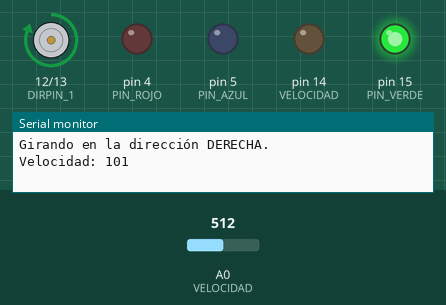
The sketch below on a simulated Arduino Uno, built with avr-gcc and run on an emulated ATmega328P. Parts: motor-driver pin pairs drawn as motors (green arrow = first pin HIGH = forward, orange = second pin HIGH = backward, longer = more drive), output pins drawn as LEDs (lit = HIGH), the last lines printed to the serial monitor. Inputs (shaded band) come from the test bench; at power-on: A0 (VELOCIDAD) = 512.

Above: at 2.5 s.
At 6.0 s:
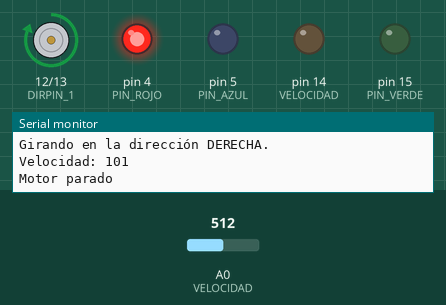
At 9.5 s:
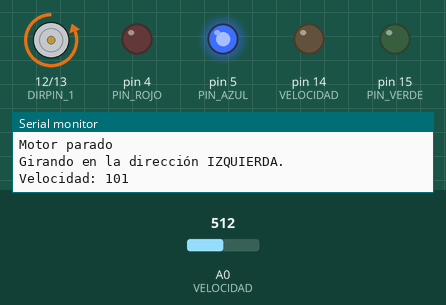
At 13.0 s:
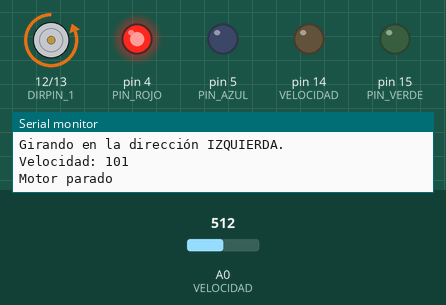
Timing chart, 0 to 18.2 s (numbered marks = the images above):
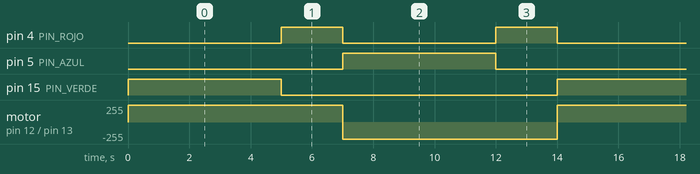

The sketch:

32_motor_L293D_LED_POT.ino
```cpp
// https://descubrearduino.com/l293d/

#define VELOCIDAD 14
#define DIRPIN_1 12
#define DIRPIN_2 13

//Estados posibles
#define PARO 0
#define DERECHA 1
#define IZQUIERDA 2

#define PIN_VERDE 15
#define PIN_ROJO 4
#define PIN_AZUL 5

#define POT 0


void setup() {
  Serial.begin(115200);

  pinMode(VELOCIDAD, OUTPUT);
  pinMode(DIRPIN_1, OUTPUT);
  pinMode(DIRPIN_2, OUTPUT);

  pinMode(PIN_ROJO,OUTPUT);
  pinMode(PIN_VERDE,OUTPUT);
  pinMode(PIN_AZUL,OUTPUT);

  pinMode (POT, INPUT);
}

void loop() {
  cambioEstado(DERECHA);
  delay(5000);

  cambioEstado(PARO);
  delay(2000);

  cambioEstado(IZQUIERDA);
  delay(5000);

  cambioEstado(PARO);
  delay(2000);
}

void cambioEstado(int estadoNuevo){
  switch(estadoNuevo){
    case PARO:
      Serial.println("Motor parado");
      analogWrite(VELOCIDAD, 0); // Aapagamos el motor
      digitalWrite(PIN_ROJO, HIGH);
      digitalWrite(PIN_AZUL, LOW);
      digitalWrite(PIN_VERDE, LOW);
      break;

    case IZQUIERDA:
      //digitalWrite(VELOCIDAD, HIGH); // Encendemos el motor
      Serial.println("Girando en la dirección IZQUIERDA.");
      analogWrite(VELOCIDAD, leerPot());
      digitalWrite(DIRPIN_1, 0);
      digitalWrite(DIRPIN_2, 1);
      digitalWrite(PIN_ROJO, LOW);
      digitalWrite(PIN_AZUL, HIGH);
      digitalWrite(PIN_VERDE, LOW);
      break;

    case DERECHA:
      //digitalWrite(VELOCIDAD, HIGH); // Encendemos el motor
      Serial.println("Girando en la dirección DERECHA.");
      analogWrite(VELOCIDAD, leerPot());
      digitalWrite(DIRPIN_1, 1);
      digitalWrite(DIRPIN_2, 0);
      digitalWrite(PIN_ROJO, LOW);
      digitalWrite(PIN_AZUL, LOW);
      digitalWrite(PIN_VERDE, HIGH);
      break;
  }
}
  int leerPot(){
    int valorPot = 0;
    int valorVel = 0;
    valorPot = analogRead(POT);
    valorVel = map(valorPot,0,4096,80,255);

    Serial.println("Velocidad: " + String(valorVel));

    return valorVel;

}


  
```

Measured:
- by itself, pin 4 (PIN_ROJO): alternates HIGH for 2.0 s and LOW for 5.0 s
- by itself, pin 5 (PIN_AZUL), pin 15 (PIN_VERDE): alternates HIGH for 5.0 s and LOW for 9.0 s
- by itself, motor on pin 12 (DIRPIN_1) / pin 13 (DIRPIN_2): alternates forward 255/255 for 7.0 s and backward 255/255 for 7.0 s
